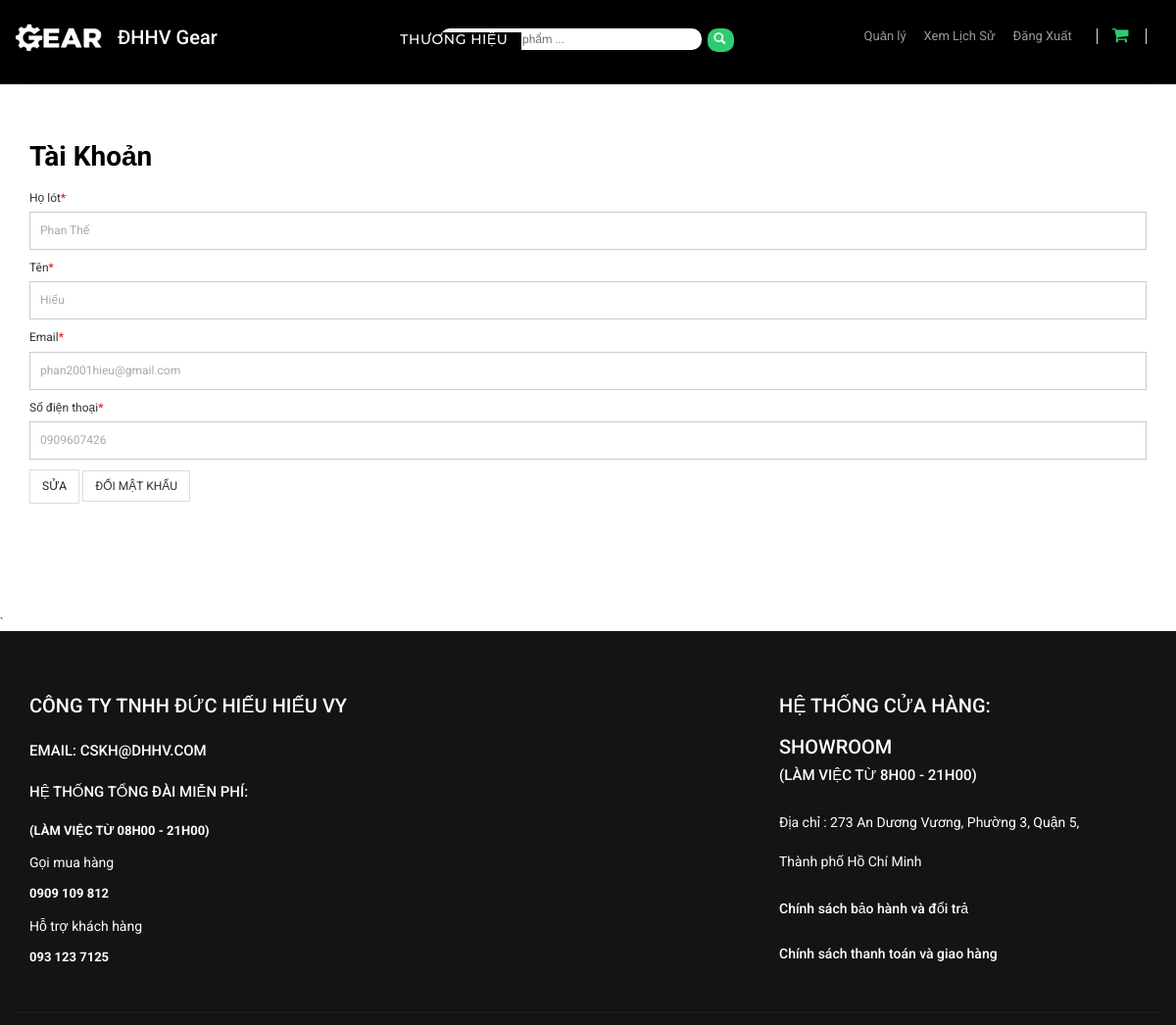
Screenshot of /View/login-register/account.php (signed in) with the database file from the repository.
### tables this page shows
CREATE TABLE `taikhoan` (
  `MaTaiKhoan` int(10) NOT NULL,
  `HoLot` varchar(20) NOT NULL,
  `Ten` varchar(10) NOT NULL,
  `Email` varchar(50) NOT NULL,
  `Phone` varchar(10) NOT NULL,
  `MatKhau` varchar(100) NOT NULL,
  `KichHoat` int(2) NOT NULL,
  `Quyen` int(11) NOT NULL,
  `GhiChu` varchar(100) NOT NULL
);

### Model/taikhoan.php (called while the page is built, shortened)
<?php
class taikhoan
{
	function getTK($matk)
	{
		$a = new DateBase;
		$con = $a->connnection();
		$sql = "select * from taikhoan where MaTaiKhoan='" . $matk . "'";
		$rs = mysqli_query($con, $sql);
		while ($row = mysqli_fetch_array($rs)) {
			$matk = $row['MaTaiKhoan'];
			$holot = $row['HoLot'];
			$ten = $row['Ten'];
			$email = $row['Email'];
			$phone = $row['Phone'];
			$taikhoan = ['MaTaiKhoan' => $matk, 'HoLot' => $holot, 'Ten' => $ten, 'Email' => $email, 'Phone' => $phone];
		}
		return $taikhoan;
	}
}

### Controller/taikhoan.php (called while the page is built, shortened)
<?php
	class taikhoan_controller{
		function getTKKH($matk){
			include ("../../Model/taikhoan.php");
			$p=new taikhoan;
			$taikhoan=$p->getTK($matk);
			return $taikhoan;
		}
	}
?>

### View/login-register/account.php (the view, shortened to what this page needs)
<?php
    include('../menu.php');
?>
<!DOCTYPE html>
<html lang="en">
<head>
    <link rel="stylesheet" type="text/css" href="../../css/bootstrap.min.css">
    <link rel="stylesheet" type="text/css" href="../../css/font-awesome.css" media="all">
    <link rel="stylesheet" type="text/css" href="../../css/style.css" media="all">
    <link rel="stylesheet" type="text/css" href="../../css/animate.css" media="all">
    <link rel="stylesheet" type="text/css" href="../../css/revslider.css">
    <link rel="stylesheet" type="text/css" href="../../css/owl.carousel.css">
    <link rel="stylesheet" type="text/css" href="../../css/owl.theme.css">
    <link rel="stylesheet" href="../../css/flexslider.css" type="text/css">
    <link rel="stylesheet" type="text/css" href="../../css/jquery.mobile-menu.css">
    <link rel="stylesheet" type="text/css" href="../../css/jquery.bxslider.css">
</head>
<body class="cms-index-index cms-home-page">
    <div id="page">
        <div style="margin-top:130px">
        <section class="main-container col1-layout wow bounceInUp animated">
            <div class="main container">
                <div class="account-login">
                    <div class="page-title">
                        <h2>Tài Khoản</h2>
                    </div>
                    <fieldset class="col2-set">
                        <form method="post">
                        <div class="col-4 registered-users">
                            <div class="content">
                                <?php
                                    include('../../Controller/taikhoan.php');
                                    $p=new taikhoan_controller;
                                    $taikhoan=$p->getTKKH($_SESSION['MaTaiKhoan']);
                                ?>
                                <ul class="form-list">
                                    <li>
                                        <label for="holot">Họ lót<span class="required">*</span></label>
                                        <br>
                                        <input type="name" title="holot" id="holot" name="holot" class="input-text" value="<?php echo $taikhoan['HoLot'] ?>">
                                    </li>
                                    <li>
                                        <label for="ten">Tên<span class="required">*</span></label>
                                        <br>
                                        <input type="name" title="ten" id="ten" name="ten" class="input-text" value="<?php echo $taikhoan['Ten'] ?>">
                                    </li>
                                    <li>
                                        <label for="email">Email<span class="required">*</span></label>
                                        <br>
                                        <input type="email" title="email" class="input-text" name="email" id="email" value="<?php echo $taikhoan['Email'] ?>" disabled="disabled">
                                    </li>
                                    <li>
                                        <label for="phone">Số điện thoại<span class="required">*</span></label>
                                        <br>
                                        <input type="text" title="phone" class="input-text" name="phone" id="phone" disabled="disabled" value="<?php echo $taikhoan['Phone'] ?>">
                                    </li>
                                </ul>
                                <div class="buttons-set">
                                    <button id="nut" name="nut" type="submit" value="Sua" class="button"><span>Sửa</span></button>
                                    <a href="password.php" class="button"><span>Đổi mật khẩu</span></a>
                                </div>
                            </div>
                        </div>
                        </form>
                    </fieldset>
                </div>
                <br>
                <br>
                <br>
                <br>
                <br>
            </div>
        </section>
</div>`
        <?php
        include('../footer.php')
        ?>
    </div>
</body>
</html>

### rows the page displays
taikhoan: holot "Phan Thế", ten "Hiếu", email "phan2001hieu@gmail.com", phone "0909607426"
